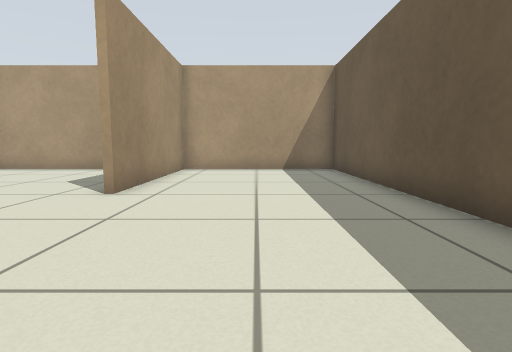
[1] (above)

15 first-person views from a walk through a Gazebo world. The camera is 0.5 m above the floor, tilts 6° down and sees 80° across. The floor is counted in squares, 0.5 m on a side. Each view is taken from the middle of a square. On the plan, view 1 faces up. The plan holds only what a view shows up to about 12 squares ahead; the rest is blank.

[2]
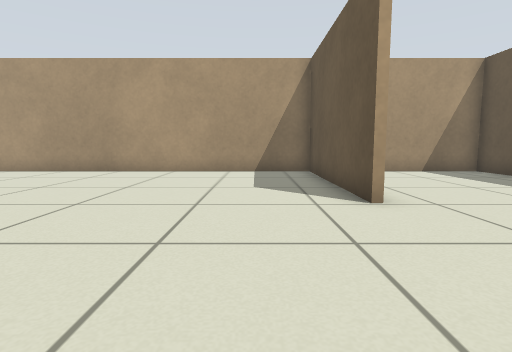

[3]
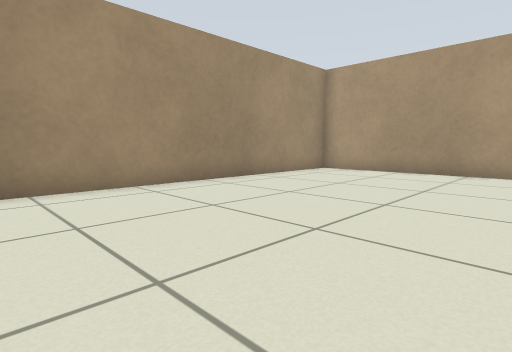

[4]
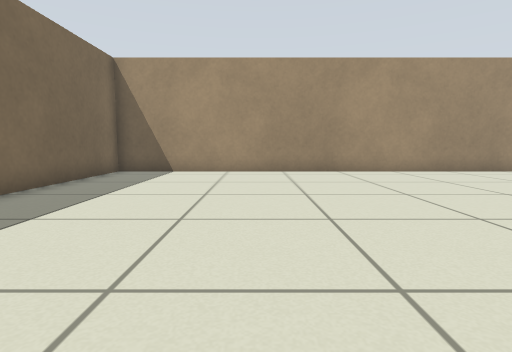

[5]
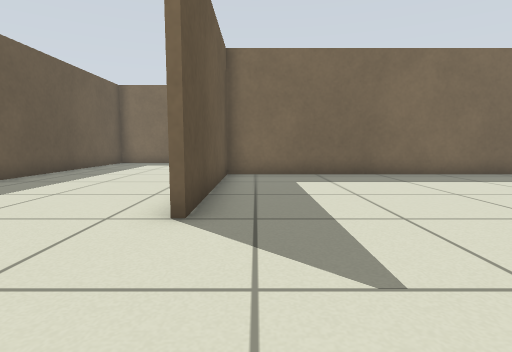

[6]
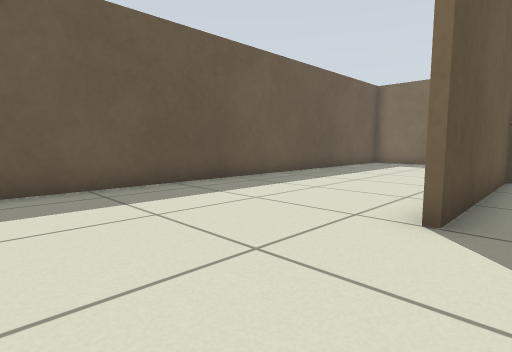

[7]
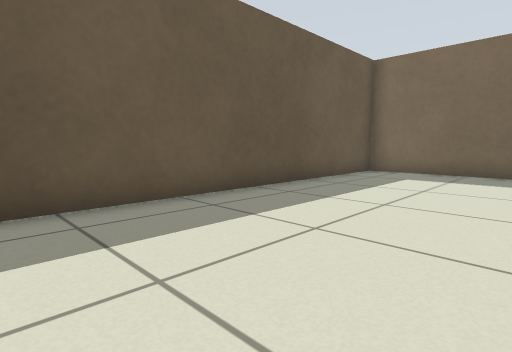

[8]
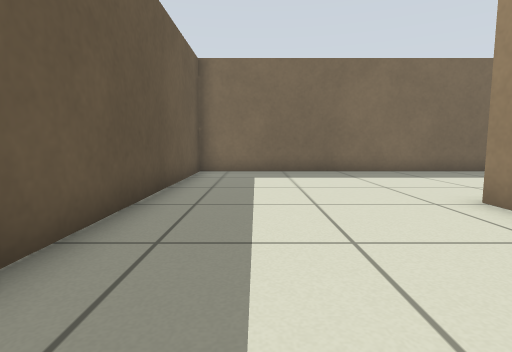

[9]
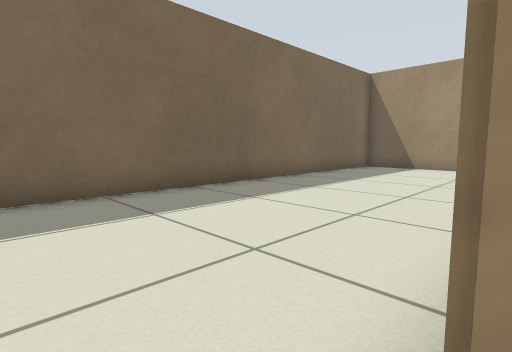

[10]
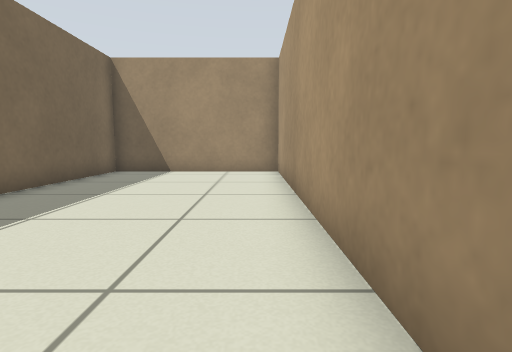

[11]
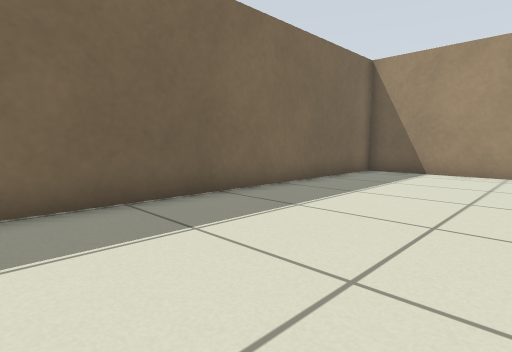

[12]
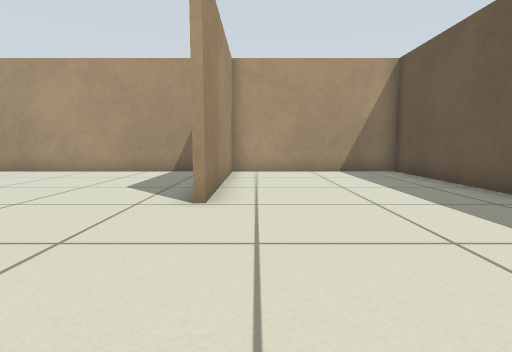

[13]
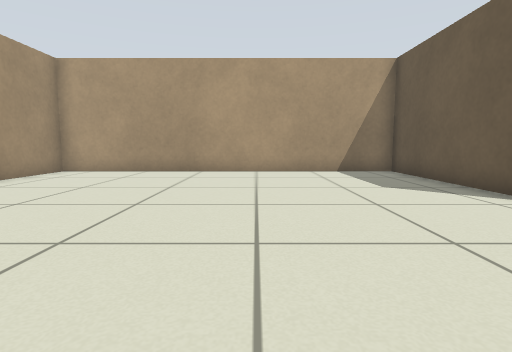

[14]
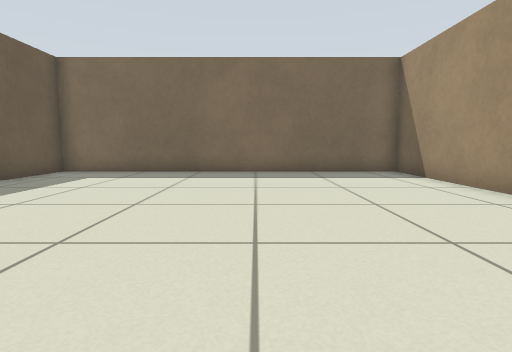

[15]
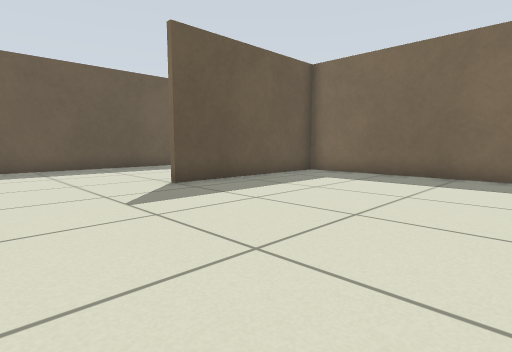

### Floor plan
Points are (right, up) in squares from view 1. A wall is a line through its corners. A room is listed if a view was taken in it or the views show most of it. See-through windows are left out.
Room 1 (views 1, 2, 3, 4, 5, 6, 7, 8, 9, 10, 11, 12, 13, 14, 15)
walls: (-4.9, -6.2) (-15, -6.2) (-15, -12.1) (3, -12.1) (3, 12.1) (-2.8, 12.1) (-2.8, 6); (-2.8, -5.5) (-2.8, -6.2); (-3.1, 6) (-3.1, 12.1) (-15, 12.1) (-15, -6) (-3.1, -6) (-3.1, 0)

Where each view was taken, in squares from view 1:
view 1: 0 up, 0 right, facing up
view 2: 1 up, 5 left, facing up
view 3: 1 up, 8 left, facing up-left
view 4: 1 down, 4 left, facing left
view 5: 4 up, 4 left, facing down
view 6: 4 up, 4 left, facing down-right
view 7: 1 down, 2 left, facing down-right
view 8: 1 down, 1 right, facing down
view 9: 6 down, 2 left, facing down-left
view 10: 7 down, 4 left, facing left
view 11: 7 down, 4 left, facing down-left
view 12: 1 up, 2 left, facing up
view 13: 1 up, 8 left, facing up
view 14: 5 up, 10 left, facing down
view 15: 4 up, 10 left, facing down-right
